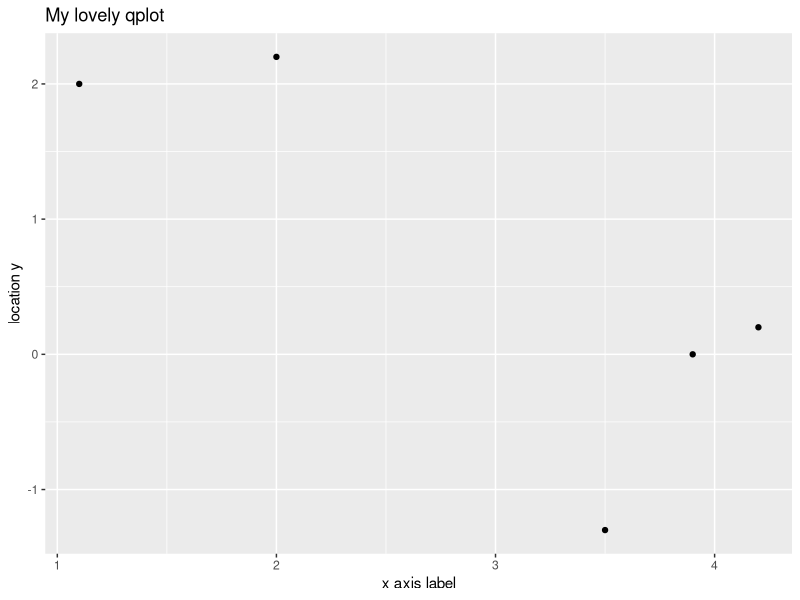
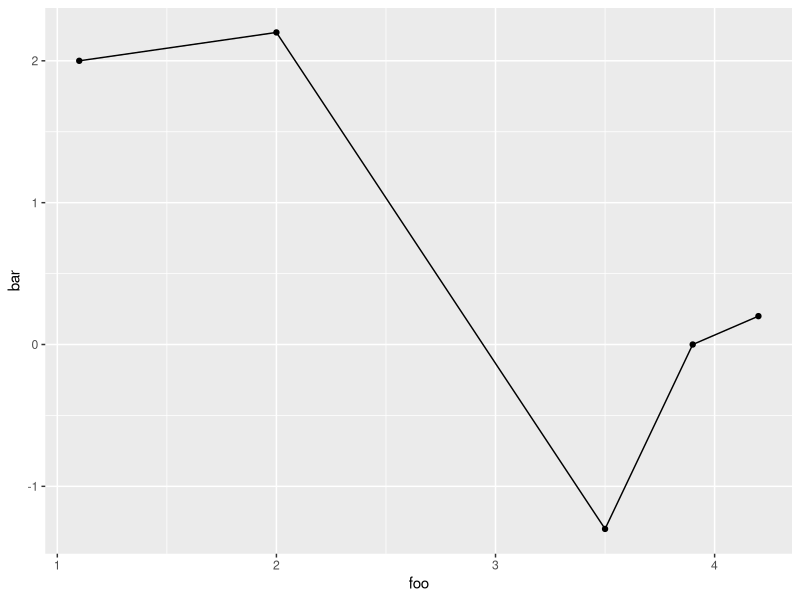
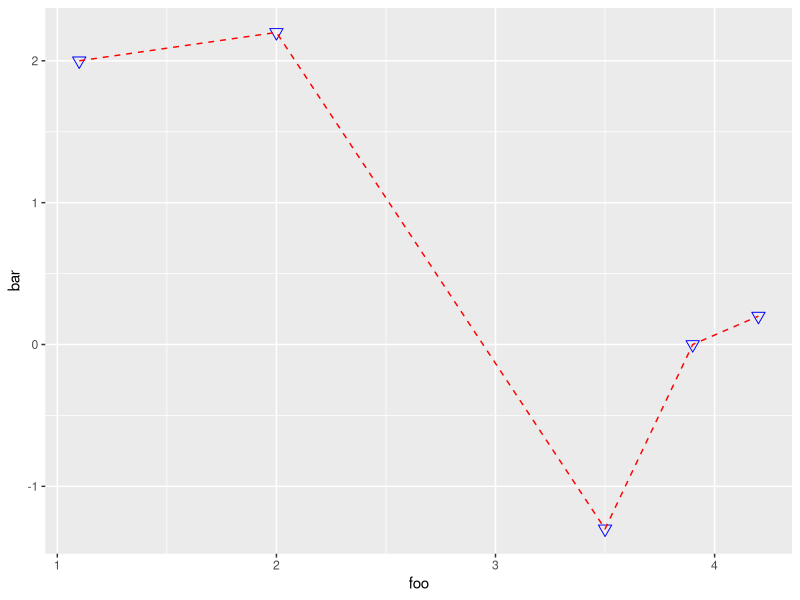
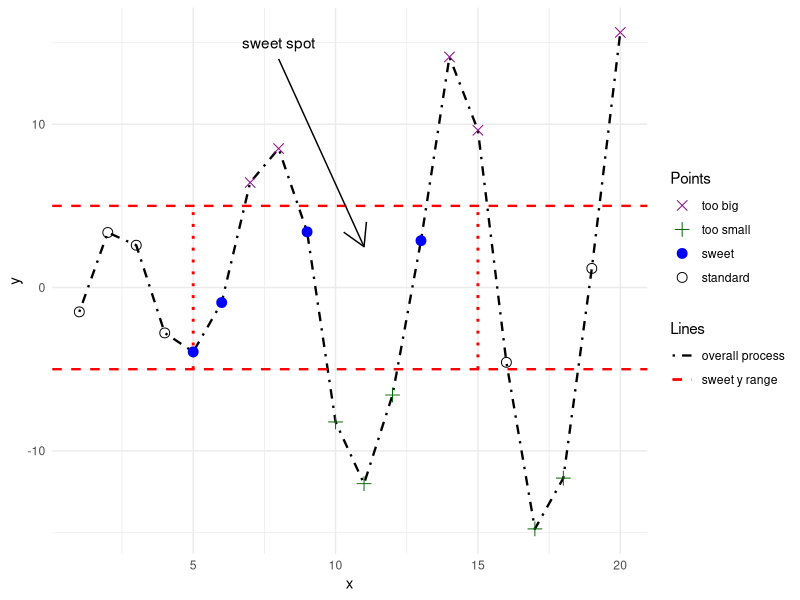

Generate these figures, in order, with R:
# The ggplot2 Package :-

#install.packages("ggplot2")
library("ggplot2")

foo <- c(1.1,2,3.5,3.9,4.2)
bar <- c(2,2.2,-1.3,0,0.2)

qplot(foo, bar, main="My lovely qplot", xlab="x axis label",  ylab="location y")

# Setting Appearance Constants with Geoms :-

qplot(foo,bar,geom="blank") + geom_point() + geom_line()

qplot(foo, bar, geom="blank") + geom_point(size=3, shape=6, color="blue") + geom_line(color="red", linetype=2)


# Example :-

# Data preparation
x <- 1:20
y <- c(-1.49, 3.37, 2.59, -2.78, -3.94, -0.92, 6.43, 8.51, 3.41, -8.23,
       -12.01, -6.58, 2.87, 14.12, 9.63, -4.58, -14.78, -11.67, 1.17, 15.62)

df <- data.frame(x = x, y = y)

# Group classification
df$group <- "standard"
df$group[y >= 5] <- "too big"
df$group[y <= -5] <- "too small"
df$group[(x >= 5 & x <= 15) & (y > -5 & y < 5)] <- "sweet"
df$group <- factor(df$group, levels = c("too big", "too small", "sweet", "standard"))

# Plotting
p <- ggplot(df, aes(x = x, y = y)) +
  
  # Overall process line
  geom_line(aes(linetype = "overall process"), linewidth = 0.8, color = "black") +
  
  # Sweet y-range lines
  geom_hline(aes(yintercept = 5, linetype = "sweet y range"), color = "red", linewidth = 0.8) +
  geom_hline(aes(yintercept = -5, linetype = "sweet y range"), color = "red", linewidth = 0.8) +
  
  # Sweet x-range vertical lines
  annotate("segment", x = 5, y = -5, xend = 5, yend = 5, color = "red", linetype = 3, linewidth = 1) +
  annotate("segment", x = 15, y = -5, xend = 15, yend = 5, color = "red", linetype = 3, linewidth = 1) +
  
  # Points with shape and color mapped for legend
  geom_point(aes(shape = group, color = group), size = 3) +
  
  # Arrow and text annotation
  annotate("segment", x = 8, y = 14, xend = 11, yend = 2.5, arrow = arrow()) +
  annotate("text", x = 8, y = 15, label = "sweet spot") +
  
  # Manual legend control
  scale_color_manual(values = c(
    "too big" = "darkmagenta",
    "too small" = "darkgreen",
    "sweet" = "blue",
    "standard" = "black" )) +
  
  scale_shape_manual(values = c(
    "too big" = 4,
    "too small" = 3,
    "sweet" = 19,
    "standard" = 1 )) +
  
  scale_linetype_manual(values = c(
    "overall process" = 4,
    "sweet y range" = 2 )) +
  
  guides(
    color = guide_legend(title = "Points"),
    shape = guide_legend(title = "Points"),
    linetype = guide_legend(title = "Lines") ) +
  
  theme_minimal()

# Display the plot
print(p)
